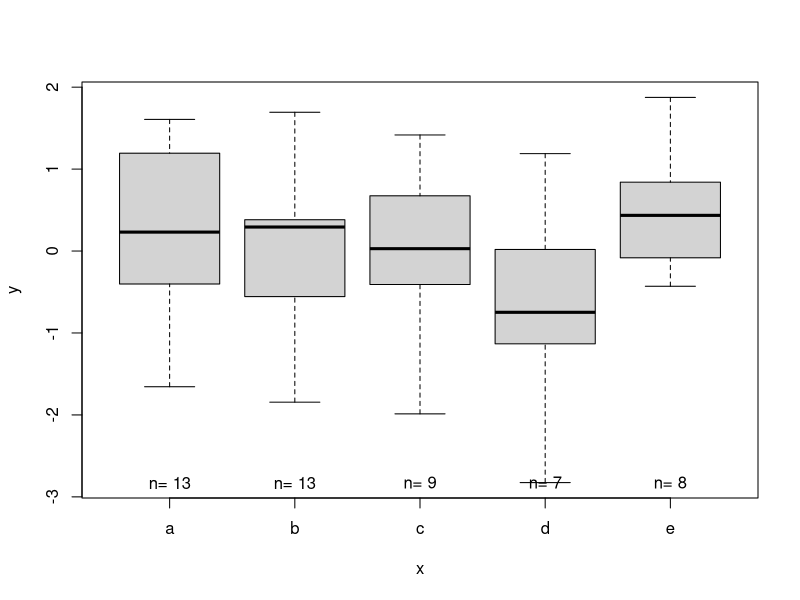
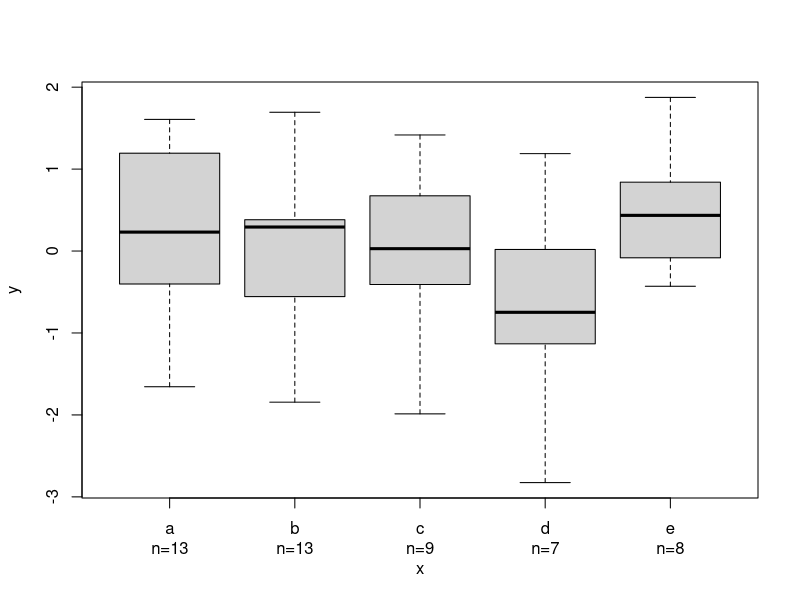

Source code (R) for these figures, in order:
## ---- chunk 1
knitr::opts_chunk$set(
  comment = "#>",
  error = TRUE,
  tidy = FALSE,
  width = 60
)

options(digits = 3)
## ---- chunk 2
y <- rnorm(50)
x <- factor(sample(letters[1:5], 50, replace = T))
boxplot(y ~ x, col = "lightgray")
text(1:5, rep(min(y), 5), paste("n=", tapply(y, x, length)))
## ---- chunk 3
X <- boxplot(y ~ x, col = "lightgray")
mtext(side=1, line = 2, at = 1:5, paste("n=", X$n, sep=""))
